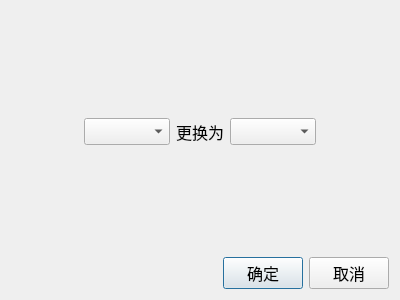
<?xml version="1.0" encoding="UTF-8"?>
<ui version="4.0">
 <class>changeRowUI</class>
 <widget class="QDialog" name="changeRowUI">
  <property name="geometry">
   <rect>
    <x>0</x>
    <y>0</y>
    <width>400</width>
    <height>300</height>
   </rect>
  </property>
  <property name="font">
   <font>
    <pointsize>12</pointsize>
   </font>
  </property>
  <property name="windowTitle">
   <string>更换球道</string>
  </property>
  <layout class="QGridLayout" name="gridLayout">
   <item row="0" column="3">
    <spacer name="verticalSpacer_2">
     <property name="orientation">
      <enum>Qt::Vertical</enum>
     </property>
     <property name="sizeHint" stdset="0">
      <size>
       <width>20</width>
       <height>100</height>
      </size>
     </property>
    </spacer>
   </item>
   <item row="1" column="0">
    <spacer name="horizontalSpacer">
     <property name="orientation">
      <enum>Qt::Horizontal</enum>
     </property>
     <property name="sizeHint" stdset="0">
      <size>
       <width>69</width>
       <height>20</height>
      </size>
     </property>
    </spacer>
   </item>
   <item row="1" column="1">
    <widget class="QComboBox" name="comboBoxPrev">
     <property name="font">
      <font>
       <pointsize>12</pointsize>
      </font>
     </property>
    </widget>
   </item>
   <item row="1" column="2" colspan="2">
    <widget class="QLabel" name="label_2">
     <property name="font">
      <font>
       <pointsize>12</pointsize>
      </font>
     </property>
     <property name="text">
      <string>更换为</string>
     </property>
     <property name="alignment">
      <set>Qt::AlignCenter</set>
     </property>
    </widget>
   </item>
   <item row="1" column="4">
    <widget class="QComboBox" name="comboBoxAfter">
     <property name="font">
      <font>
       <pointsize>12</pointsize>
      </font>
     </property>
    </widget>
   </item>
   <item row="1" column="5">
    <spacer name="horizontalSpacer_2">
     <property name="orientation">
      <enum>Qt::Horizontal</enum>
     </property>
     <property name="sizeHint" stdset="0">
      <size>
       <width>69</width>
       <height>20</height>
      </size>
     </property>
    </spacer>
   </item>
   <item row="2" column="3">
    <spacer name="verticalSpacer">
     <property name="orientation">
      <enum>Qt::Vertical</enum>
     </property>
     <property name="sizeHint" stdset="0">
      <size>
       <width>20</width>
       <height>100</height>
      </size>
     </property>
    </spacer>
   </item>
   <item row="3" column="0" colspan="6">
    <layout class="QHBoxLayout">
     <property name="spacing">
      <number>6</number>
     </property>
     <property name="margin">
      <number>0</number>
     </property>
     <item>
      <spacer>
       <property name="orientation">
        <enum>Qt::Horizontal</enum>
       </property>
       <property name="sizeHint" stdset="0">
        <size>
         <width>131</width>
         <height>31</height>
        </size>
       </property>
      </spacer>
     </item>
     <item>
      <widget class="QPushButton" name="pushButtonChange">
       <property name="font">
        <font>
         <pointsize>12</pointsize>
        </font>
       </property>
       <property name="text">
        <string>确定</string>
       </property>
      </widget>
     </item>
     <item>
      <widget class="QPushButton" name="cancelButton">
       <property name="font">
        <font>
         <pointsize>12</pointsize>
        </font>
       </property>
       <property name="text">
        <string>取消</string>
       </property>
      </widget>
     </item>
    </layout>
   </item>
  </layout>
 </widget>
 <resources/>
 <connections>
  <connection>
   <sender>pushButtonChange</sender>
   <signal>clicked()</signal>
   <receiver>changeRowUI</receiver>
   <slot>accept()</slot>
   <hints>
    <hint type="sourcelabel">
     <x>278</x>
     <y>253</y>
    </hint>
    <hint type="destinationlabel">
     <x>96</x>
     <y>254</y>
    </hint>
   </hints>
  </connection>
  <connection>
   <sender>cancelButton</sender>
   <signal>clicked()</signal>
   <receiver>changeRowUI</receiver>
   <slot>reject()</slot>
   <hints>
    <hint type="sourcelabel">
     <x>369</x>
     <y>253</y>
    </hint>
    <hint type="destinationlabel">
     <x>179</x>
     <y>282</y>
    </hint>
   </hints>
  </connection>
 </connections>
</ui>
